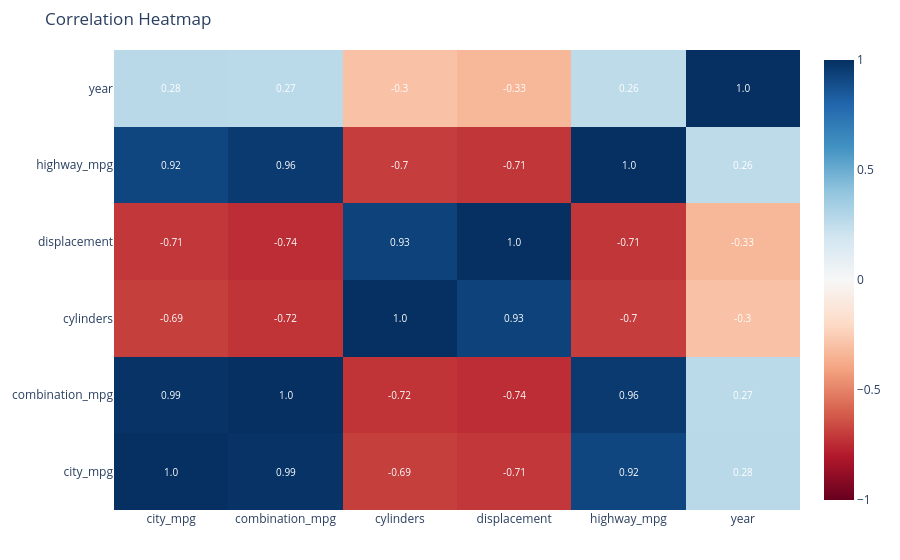

Source (notebook cell):
### Markdown cell above
__Analyze Key Factors Influencing Fuel Efficiency__

### Code cell
# Compute correlation matrix
corr_df = numeric_df.corr()
annotations = np.round(corr_df.values, 2)

# Generate hover text with feature names and correlation values
hover_text = [[f"{corr_df.index[i]} & {corr_df.columns[j]}<br>Correlation: {annotations[i, j]}" 
               for j in range(len(corr_df.columns))] for i in range(len(corr_df.index))]

# Create heatmap
fig = go.Figure(data=go.Heatmap(z=corr_df.values, x=corr_df.columns, y=corr_df.index,
                                colorscale="RdBu", zmin=-1, zmax=1,
                                text=hover_text, hoverinfo="text", showscale=True))

# Add annotations(correlation values)
for i, row in enumerate(corr_df.index):
    for j, col in enumerate(corr_df.columns):
        fig.add_annotation(x=col, y=row, text=str(annotations[i, j]), showarrow=False,
                           font=dict(color="white", size=10))

# Improve layout aesthetics & reduce plot size
fig.update_layout(
    title="Correlation Heatmap",
    margin=dict(l=50, r=50, t=50, b=50),  # Tight margins

)


fig.show()

### Figure 1 — Plotly figure (JSON) as saved in the notebook; plotly's stock layout.template omitted (floating-point values rounded to 4 significant figures)
{"data": [{"colorscale": [[0, "rgb(103,0,31)"], [0.1, "rgb(178,24,43)"], [0.2, "rgb(214,96,77)"], [0.3, "rgb(244,165,130)"], [0.4, "rgb(253,219,199)"], [0.5, "rgb(247,247,247)"], [0.6, "rgb(209,229,240)"], [0.7, "rgb(146,197,222)"], [0.8, "rgb(67,147,195)"], [0.9, "rgb(33,102,172)"], [1, "rgb(5,48,97)"]], "hoverinfo": "text", "showscale": true, "text": [["city_mpg & city_mpg<br>Correlation: 1.0", "city_mpg & combination_mpg<br>Correlation: 0.99", "city_mpg & cylinders<br>Correlation: -0.69", "city_mpg & displacement<br>Correlation: -0.71", "city_mpg & highway_mpg<br>Correlation: 0.92", "city_mpg & year<br>Correlation: 0.28"], ["combination_mpg & city_mpg<br>Correlation: 0.99", "combination_mpg & combination_mpg<br>Correlation: 1.0", "combination_mpg & cylinders<br>Correlation: -0.72", "combination_mpg & displacement<br>Correlation: -0.74", "combination_mpg & highway_mpg<br>Correlation: 0.96", "combination_mpg & year<br>Correlation: 0.27"], ["cylinders & city_mpg<br>Correlation: -0.69", "cylinders & combination_mpg<br>Correlation: -0.72", "cylinders & cylinders<br>Correlation: 1.0", "cylinders & displacement<br>Correlation: 0.93", "cylinders & highway_mpg<br>Correlation: -0.7", "cylinders & year<br>Correlation: -0.3"], ["displacement & city_mpg<br>Correlation: -0.71", "displacement & combination_mpg<br>Correlation: -0.74", "displacement & cylinders<br>Correlation: 0.93", "displacement & displacement<br>Correlation: 1.0", "displacement & highway_mpg<br>Correlation: -0.71", "displacement & year<br>Correlation: -0.33"], ["highway_mpg & city_mpg<br>Correlation: 0.92", "highway_mpg & combination_mpg<br>Correlation: 0.96", "highway_mpg & cylinders<br>Correlation: -0.7", "highway_mpg & displacement<br>Correlation: -0.71", "highway_mpg & highway_mpg<br>Correlation: 1.0", "highway_mpg & year<br>Correlation: 0.26"], ["year & city_mpg<br>Correlation: 0.28", "year & combination_mpg<br>Correlation: 0.27", "year & cylinders<br>Correlation: -0.3", "year & displacement<br>Correlation: -0.33", "year & highway_mpg<br>Correlation: 0.26", "year & year<br>Correlation: 1.0"]], "type": "heatmap", "x": ["city_mpg", "combination_mpg", "cylinders", "displacement", "highway_mpg", "year"], "y": ["city_mpg", "combination_mpg", "cylinders", "displacement", "highway_mpg", "year"], "z": [[1.0, 0.9879, -0.6922, -0.713, 0.9189, 0.2773], [0.9879, 1.0, -0.7226, -0.7429, 0.9618, 0.2741], [-0.6922, -0.7226, 1.0, 0.9336, -0.6951, -0.2955], [-0.713, -0.7429, 0.9336, 1.0, -0.7149, -0.3345], [0.9189, 0.9618, -0.6951, -0.7149, 1.0, 0.2612], [0.2773, 0.2741, -0.2955, -0.3345, 0.2612, 1.0]], "zmax": 1, "zmin": -1}], "layout": {"annotations": [{"font": {"color": "white", "size": 10}, "showarrow": false, "text": "1.0", "x": "city_mpg", "y": "city_mpg"}, {"font": {"color": "white", "size": 10}, "showarrow": false, "text": "0.99", "x": "combination_mpg", "y": "city_mpg"}, {"font": {"color": "white", "size": 10}, "showarrow": false, "text": "-0.69", "x": "cylinders", "y": "city_mpg"}, {"font": {"color": "white", "size": 10}, "showarrow": false, "text": "-0.71", "x": "displacement", "y": "city_mpg"}, {"font": {"color": "white", "size": 10}, "showarrow": false, "text": "0.92", "x": "highway_mpg", "y": "city_mpg"}, {"font": {"color": "white", "size": 10}, "showarrow": false, "text": "0.28", "x": "year", "y": "city_mpg"}, {"font": {"color": "white", "size": 10}, "showarrow": false, "text": "0.99", "x": "city_mpg", "y": "combination_mpg"}, {"font": {"color": "white", "size": 10}, "showarrow": false, "text": "1.0", "x": "combination_mpg", "y": "combination_mpg"}, {"font": {"color": "white", "size": 10}, "showarrow": false, "text": "-0.72", "x": "cylinders", "y": "combination_mpg"}, {"font": {"color": "white", "size": 10}, "showarrow": false, "text": "-0.74", "x": "displacement", "y": "combination_mpg"}, {"font": {"color": "white", "size": 10}, "showarrow": false, "text": "0.96", "x": "highway_mpg", "y": "combination_mpg"}, {"font": {"color": "white", "size": 10}, "showarrow": false, "text": "0.27", "x": "year", "y": "combination_mpg"}, {"font": {"color": "white", "size": 10}, "showarrow": false, "text": "-0.69", "x": "city_mpg", "y": "cylinders"}, {"font": {"color": "white", "size": 10}, "showarrow": false, "text": "-0.72", "x": "combination_mpg", "y": "cylinders"}, {"font": {"color": "white", "size": 10}, "showarrow": false, "text": "1.0", "x": "cylinders", "y": "cylinders"}, {"font": {"color": "white", "size": 10}, "showarrow": false, "text": "0.93", "x": "displacement", "y": "cylinders"}, {"font": {"color": "white", "size": 10}, "showarrow": false, "text": "-0.7", "x": "highway_mpg", "y": "cylinders"}, {"font": {"color": "white", "size": 10}, "showarrow": false, "text": "-0.3", "x": "year", "y": "cylinders"}, {"font": {"color": "white", "size": 10}, "showarrow": false, "text": "-0.71", "x": "city_mpg", "y": "displacement"}, {"font": {"color": "white", "size": 10}, "showarrow": false, "text": "-0.74", "x": "combination_mpg", "y": "displacement"}, {"font": {"color": "white", "size": 10}, "showarrow": false, "text": "0.93", "x": "cylinders", "y": "displacement"}, {"font": {"color": "white", "size": 10}, "showarrow": false, "text": "1.0", "x": "displacement", "y": "displacement"}, {"font": {"color": "white", "size": 10}, "showarrow": false, "text": "-0.71", "x": "highway_mpg", "y": "displacement"}, {"font": {"color": "white", "size": 10}, "showarrow": false, "text": "-0.33", "x": "year", "y": "displacement"}, {"font": {"color": "white", "size": 10}, "showarrow": false, "text": "0.92", "x": "city_mpg", "y": "highway_mpg"}, {"font": {"color": "white", "size": 10}, "showarrow": false, "text": "0.96", "x": "combination_mpg", "y": "highway_mpg"}, {"font": {"color": "white", "size": 10}, "showarrow": false, "text": "-0.7", "x": "cylinders", "y": "highway_mpg"}, {"font": {"color": "white", "size": 10}, "showarrow": false, "text": "-0.71", "x": "displacement", "y": "highway_mpg"}, {"font": {"color": "white", "size": 10}, "showarrow": false, "text": "1.0", "x": "highway_mpg", "y": "highway_mpg"}, {"font": {"color": "white", "size": 10}, "showarrow": false, "text": "0.26", "x": "year", "y": "highway_mpg"}, {"font": {"color": "white", "size": 10}, "showarrow": false, "text": "0.28", "x": "city_mpg", "y": "year"}, {"font": {"color": "white", "size": 10}, "showarrow": false, "text": "0.27", "x": "combination_mpg", "y": "year"}, {"font": {"color": "white", "size": 10}, "showarrow": false, "text": "-0.3", "x": "cylinders", "y": "year"}, {"font": {"color": "white", "size": 10}, "showarrow": false, "text": "-0.33", "x": "displacement", "y": "year"}, {"font": {"color": "white", "size": 10}, "showarrow": false, "text": "0.26", "x": "highway_mpg", "y": "year"}, {"font": {"color": "white", "size": 10}, "showarrow": false, "text": "1.0", "x": "year", "y": "year"}], "margin": {"b": 50, "l": 50, "r": 50, "t": 50}, "title": {"text": "Correlation Heatmap"}}}
